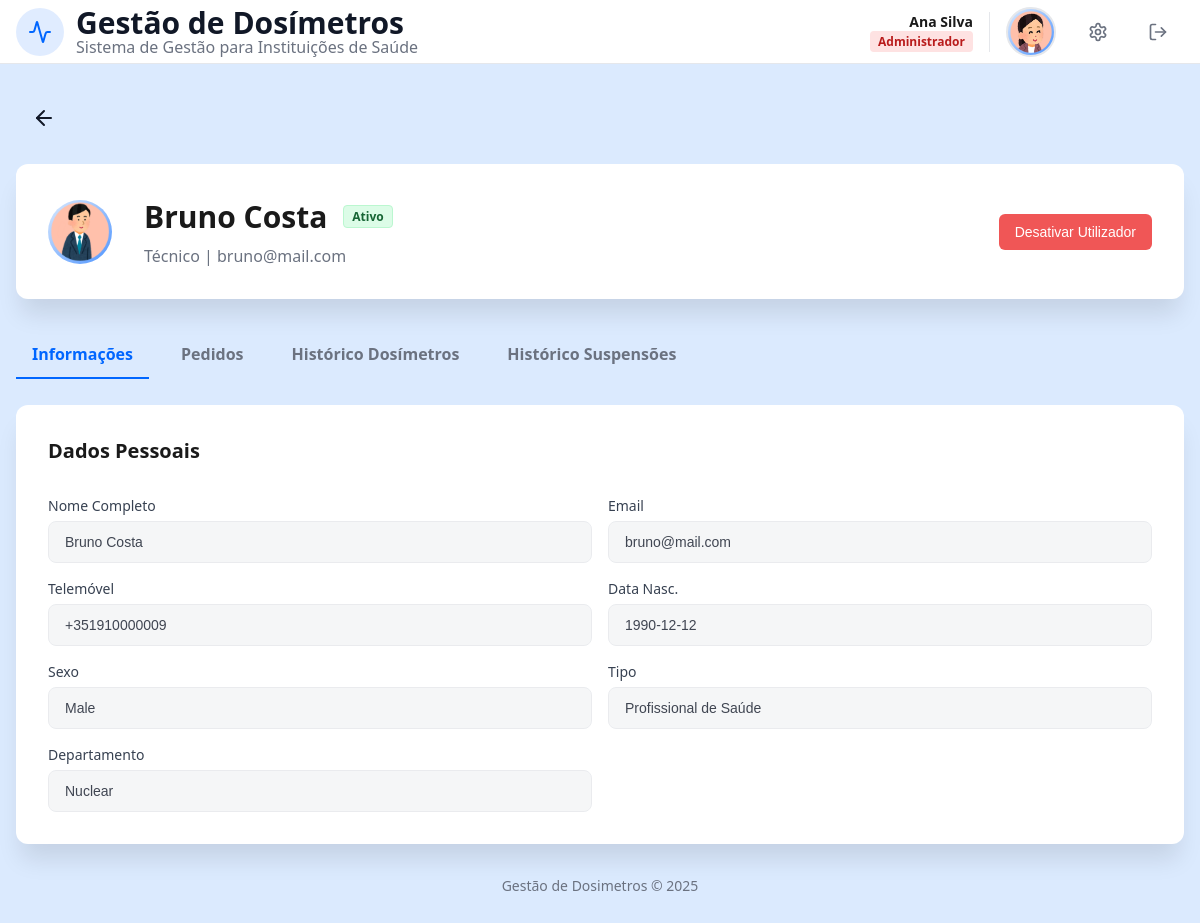
Page /user_details.php?idU=7 (signed in) on the committed database.
### tables this page shows
CREATE TABLE User (
    idU INTEGER PRIMARY KEY AUTOINCREMENT,
    name TEXT NOT NULL,
    surname TEXT NOT NULL, 
    birthDate DATE NOT NULL,
    sex TEXT CHECK(sex IN ('Female', 'Male', 'Other')) NOT NULL,
    email TEXT UNIQUE NOT NULL, 
    password TEXT NOT NULL,
    phoneN TEXT CHECK(phoneN GLOB '+[0-9][0-9][0-9]*'),
    userType TEXT CHECK(userType IN ('Administrador', 'Físico Médico', 'Profissional de Saúde')) NOT NULL,
    userStatus BOOLEAN DEFAULT 1,
    profilePic TEXT DEFAULT 'foto/12225881.png'
);

### database/admin_db.php (called while the page is built, shortened)
<?php
function getUserFullDetails($db, $idU) {
    $stmt = $db->prepare("SELECT * FROM User WHERE idU = ?");
    $stmt->execute([$idU]);
    $user = $stmt->fetch();
    $extra = [];
    if ($user['userType'] === 'Profissional de Saúde') {
        $s = $db->prepare("SELECT profession, department FROM HealthProfessional WHERE idU = ?");
        $s->execute([$idU]);
        $extra = $s->fetch();
    } elseif ($user['userType'] === 'Físico Médico') {
        $extra = ['profession' => 'Físico Médico', 'department' => 'Física Médica'];
    }
    return array_merge($user, $extra ? $extra : []);
}
?>

### templates/user_details_view.php (the view, shortened to what this page needs)
<?php
function renderUserDetailsPage($user, $subtab, $data) {
    $isActive = $user['userStatus'] == 1;
    $prof = isset($user['profession']) ? $user['profession'] : $user['userType'];
    ?>
    <div class="card mb2">
        <div class="header-flex" style="justify-content: flex-start; gap: 2rem;">
            <div class="foto-circle-large">
                <img src="<?php echo htmlspecialchars($user['profilePic']); ?>" alt="Foto">
            </div>
            <div style="flex: 1;">
                <div style="display:flex; align-items:center; gap:1rem; margin-bottom:0.5rem;">
                    <h2 class="titulo" style="margin:0;"><?php echo htmlspecialchars($user['name'].' '.$user['surname']); ?></h2>
                    <span class="role-badge <?php echo $isActive?'alert-success':'alert-error'; ?>">
                        <?php echo $isActive?'Ativo':'Inativo'; ?>
                    </span>
                </div>
                <p class="subtítulo"><?php echo htmlspecialchars($prof); ?> | <?php echo htmlspecialchars($user['email']); ?></p>
            </div>
            <form action="processa_admin.php" method="POST">
                <?php if($isActive): ?>
                    <button type="submit" class="btn btn-no">Desativar Utilizador</button>
                <?php else: ?>
                    <button type="submit" class="btn btn-save-profile">Ativar Utilizador</button>
                <?php endif; ?>
            </form>
        </div>
    </div>
    <div class="admin-tabs" style="margin-bottom: 1.5rem;">
        <a href="user_details.php?idU=<?php echo $user['idU']; ?>&subtab=info"
           class="tab-link <?php echo $subtab === 'info' ? 'active' : ''; ?>">Informações</a>
        <a href="user_details.php?idU=<?php echo $user['idU']; ?>&subtab=pedidos"
           class="tab-link <?php echo $subtab === 'pedidos' ? 'active' : ''; ?>">Pedidos</a>
        <a href="user_details.php?idU=<?php echo $user['idU']; ?>&subtab=dosimetros"
           class="tab-link <?php echo $subtab === 'dosimetros' ? 'active' : ''; ?>">Histórico Dosímetros</a>
        <a href="user_details.php?idU=<?php echo $user['idU']; ?>&subtab=suspensoes"
           class="tab-link <?php echo $subtab === 'suspensoes' ? 'active' : ''; ?>">Histórico Suspensões</a>
    </div>
    <div class="card">
        <?php if ($subtab === 'info'): ?>
            <h3 class="titulo-separador mb1">Dados Pessoais</h3>
            <div class="profile-form-grid" style="grid-template-columns: 1fr 1fr;">
                <div><label class="profile-label">Nome Completo</label><input disabled value="<?php echo htmlspecialchars($user['name'].' '.$user['surname']); ?>" class="profile-input"></div>
                <div><label class="profile-label">Email</label><input disabled value="<?php echo htmlspecialchars($user['email']); ?>" class="profile-input"></div>
                <div><label class="profile-label">Telemóvel</label><input disabled value="<?php echo htmlspecialchars($user['phoneN']); ?>" class="profile-input"></div>
                <div><label class="profile-label">Data Nasc.</label><input disabled value="<?php echo htmlspecialchars($user['birthDate']); ?>" class="profile-input"></div>
                <div><label class="profile-label">Sexo</label><input disabled value="<?php echo htmlspecialchars($user['sex']); ?>" class="profile-input"></div>
                <div><label class="profile-label">Tipo</label><input disabled value="<?php echo htmlspecialchars($user['userType']); ?>" class="profile-input"></div>
                <?php if(isset($user['department'])): ?>
                    <div><label class="profile-label">Departamento</label><input disabled value="<?php echo htmlspecialchars($user['department']); ?>" class="profile-input"></div>
                <?php endif; ?>
            </div>
        <?php endif; ?>
    </div>
    <?php
}
?>

### css/style.css (style rules this page uses)
:root { font-size: 16px; --primary: #0066ff; --primary-light: #4d94ff; --primary-dark: #0052cc; --secondary: #2b9a66; --secondary-light: #4db88a; --white: #ffffff; --foreground: #1a1a1a; --border: #e5e7eb; --input-bg: #f9fafb; --muted: #6b7280; --background: #dbeafe; --background2: #b2cdf0; --bg-body: #f3f4f6; --text-main: #111827; --green-light: #dcfce7; --green:#166534; --green-light2:#bbf7d0; --red-light: #fee2e2; --red:#991b1b; --red-light2:#fecaca; --green2: #15803d; --green3:#16a34a; --badge-blue:#1d4ed8; --badge-purple-background:#f3e8ff; --badge-purple: #7e22ce; --badge-red: #b91c1c; --dosimetro1: #fff7ed; --borda1:#d97706; --dosimetro2:#f0fdf4; --rejeitar: #ef4444e6; }
* { margin: 0;padding: 0;box-sizing: border-box; }
html, body { height: 100%; font-family: "Segoe UI", "Helvetica Neue", Arial, sans-serif; background: var(--background);color: var(--foreground); }
:where(p, h1, h2, button) { overflow-wrap: anywhere; word-break: break-word; }
a { text-decoration: none; }
.titulo-separador { font-size:1.25rem; font-weight:600; }
.mb2 { margin-bottom: 2rem; }
.mb1 { margin-bottom: 1rem; }
input[type="text"], input[type="email"], input[type="password"], input[type="tel"], input[type="date"], input[type="file"], select, textarea, .profile-input { width: 100%; padding: 0.75rem 1rem; border: 1px solid var(--border); border-radius: 0.5rem; font-size: 14px; background: var(--input-bg); transition: all 0.2s; }
.profile-input:disabled { cursor: not-allowed; opacity: 0.8; background-color: var(--bg-body); color: var(--text-main); }
label, .profile-label { font-size: 14px; font-weight: 500; color: var(--foreground); }
.profile-label { display: block; margin-bottom: 0.375rem; color: #374151; }
.profile-form-grid { display: grid; grid-template-columns: 1fr; gap: 1rem; }
.btn { display: inline-flex; align-items: center; justify-content: center; padding: 10px 16px; font-size: 14px;font-weight: 500; border: none; border-radius: 6px; cursor: pointer; transition: all 0.2s ease; text-decoration: none; gap: 6px; }
.btn-no { background-color: var(--rejeitar); color: var(--white); }
.card, .card1, .modal-box { background-color: var(--white); border-radius: 0.75rem; display: flex; flex-direction: column; }
.card { box-shadow: 0 20px 25px -5px rgba(0, 0, 0, 0.1); padding: 2rem; gap: 1rem; }
.titulo, .card1-title { font-size: 1.875rem; font-weight: bold; }
.titulo { color: var(--foreground); }
.subtítulo { font-size: 1rem; color: var(--muted); }
.role-badge, .etiqueta { font-size: 0.75rem; padding: 2px 8px; border-radius: 4px; font-weight: 600; display: inline-block; }
.profile-pic, .foto-circle-large { background: linear-gradient(135deg, var(--background), var(--primary-light)); object-fit: cover; border-radius: 50%; }
.foto-circle-large { width: 4rem; height: 4rem; display: flex; align-items: center; justify-content: center; color: var(--white); font-weight: 700; font-size: 1.25rem; overflow: hidden; flex-shrink: 0; }
.foto-circle-large img { width: 100%; height: 100%; object-fit: cover; }
.admin-tabs { display: flex; gap: 1rem; margin-bottom: 2rem; overflow-x: auto; padding-bottom: 2px; }
.tab-link { padding: 0.75rem 1rem; color: var(--muted); text-decoration: none; font-size: 1rem; font-weight: 600; border-bottom: 2px solid transparent; transition: all 0.2s; white-space: nowrap; }
.tab-link.active { color: var(--primary); border-bottom-color: var(--primary); }
.alert-success { background-color: var(--green-light); color: var(--green); border: 1px solid var(--green-light2); }
.header-flex { display: flex; justify-content: space-between; align-items: center; padding: 0; gap: 1rem; flex-wrap: wrap; }

### css/responsive.css (style rules this page uses)
@media (min-width: 640px) { .profile-form-grid { grid-template-columns: 1fr 1fr; } }

### rows in the picture
user: profilePic (picture), name+surname "Bruno Costa", email "bruno@mail.com", phoneN "+351910000009", birthDate "1990-12-12", sex "Male", userType "Profissional de Saúde"

### other values in the picture
$userName . ' ' . $userSurname "Ana Silva"
$roleLabel "Administrador"
$prof "Técnico"
